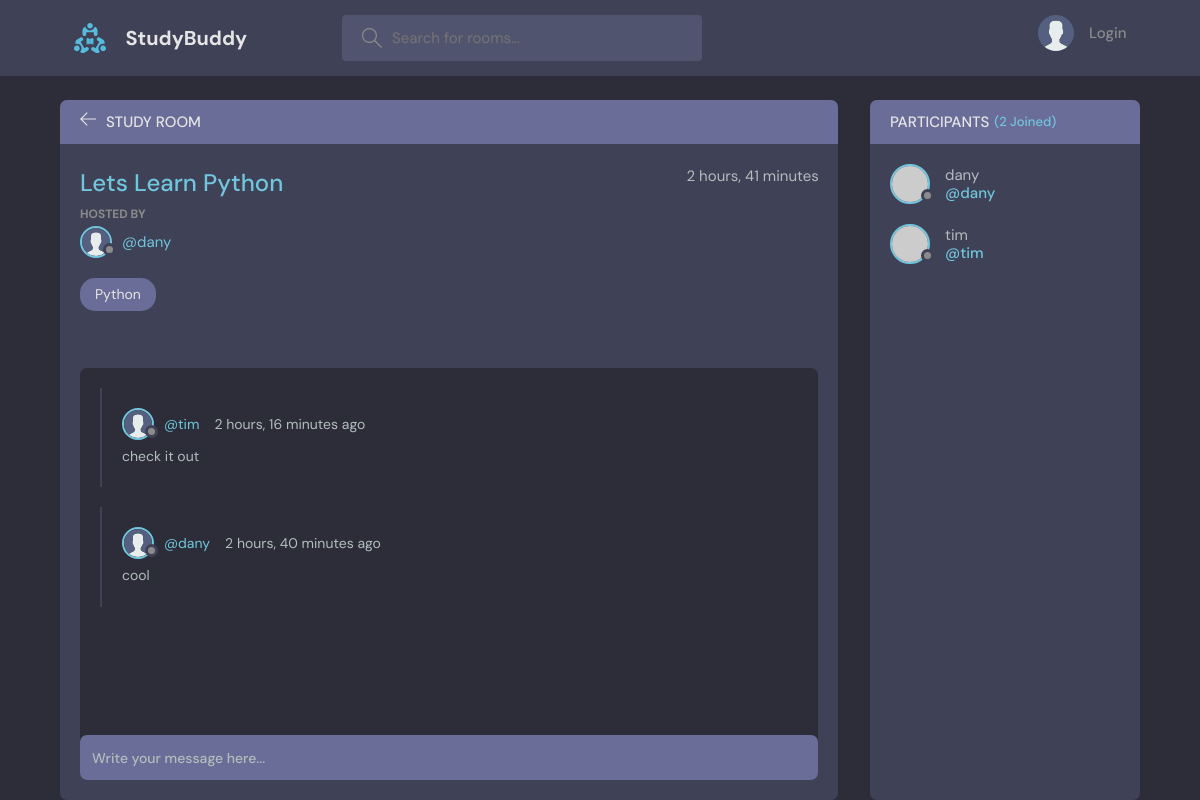
The page /room/1/ on the database its author committed.
### base/models.py (models this page shows, shortened)
class Room(models.Model):
    host = models.ForeignKey(User, on_delete=models.SET_NULL, null=True)
    topic = models.ForeignKey(Topic, on_delete=models.SET_NULL, null=True)
    name = models.CharField(max_length=200)
    description = models.TextField(null=True, blank=True)
    participants = models.ManyToManyField(User, related_name='participants', blank=True)
    updated = models.DateTimeField(auto_now=True)
    created = models.DateTimeField(auto_now_add=True)
    class Meta:
        ordering = ['-updated', '-created']

class User(AbstractUser):
    name = models.CharField(max_length=200, null=True)
    email = models.EmailField(unique=True, null=True)
    bio = models.TextField(null=True)
    avatar = models.ImageField(null=True, default="avatar.svg")
    USERNAME_FIELD = 'email'
    REQUIRED_FIELDS = []

class Topic(models.Model):
    name = models.CharField(max_length=200)
    def __str__(self):
        return self.name

class Message(models.Model):
    user = models.ForeignKey(User, on_delete=models.CASCADE)
    room = models.ForeignKey(Room, on_delete=models.CASCADE)
    body = models.TextField()
    updated = models.DateTimeField(auto_now=True)
    created = models.DateTimeField(auto_now_add=True)
    class Meta:
        ordering = ['-updated', '-created']

### base/views.py (the view, shortened to what this page needs)
# urls.py: path('room/<str:pk>/', views.room, name='room'),
def room(request, pk):
    room = Room.objects.get(id=pk)
    room_messages = room.message_set.all()
    participants = room.participants.all()
    context = {'room': room, 'room_messages': room_messages, 'participants': participants}
    return render(request, 'base/room.html', context)

### base/templates/base/room.html (shortened to what this page needs)
{% extends "main.html" %}
{% block content %}
    <main class="profile-page layout layout--2">
      <div class="container">
        <div class="room">
          <div class="room__top">
            <div class="room__topLeft">
              <a href="{%url 'home'%}">
                <svg version="1.1" xmlns="http://www.w3.org/2000/svg" width="32" height="32" viewBox="0 0 32 32">
                  <title>arrow-left</title>
                  <path
                    d="M13.723 2.286l-13.723 13.714 13.719 13.714 1.616-1.611-10.96-10.96h27.625v-2.286h-27.625l10.965-10.965-1.616-1.607z"
                  ></path>
                </svg>
              </a>
              <h3>Study Room</h3>
            </div>
          </div>
          <div class="room__box scroll">
            <div class="room__header scroll">
              <div class="room__info">
                <h3>{{room.name}}</h3>
                <span>{{room.created|timesince}}</span>
              </div>
              <div class="room__hosted">
                <p>Hosted By</p>
                <a href="{% url 'user-profile' room.host.id %}" class="room__author">
                  <div class="avatar avatar--small">
                    <img src="{{room.host.avatar.url}}" />
                  </div>
                  <span>@{{room.host.username}}</span>
                </a>
              </div>
              <span class="room__topics">{{room.topic}}</span>
            </div>
            <div class="room__conversation">
              <div class="threads scroll">
                {% for message in room_messages %}
                <div class="thread">
                  <div class="thread__top">
                    <div class="thread__author">
                      <a href="{% url 'user-profile' message.user.id %}" class="thread__authorInfo">
                        <div class="avatar avatar--small">
                          <img src="{{room.host.avatar.url}}" />
                        </div>
                        <span>@{{message.user.username}}</span>
                      </a>
                      <span class="thread__date">{{message.created|timesince}} ago</span>
                    </div>
                  </div>
                  <div class="thread__details">
                    {{message.body}}
                  </div>
                </div>
                {% endfor %}
              </div>
            </div>
          </div>
          <div class="room__message">
            <form action="" method="post">
              <input name="body" placeholder="Write your message here..." /></form>
          </div>
        </div>
        <div class="participants">
          <h3 class="participants__top">Participants <span>({{participants.count}} Joined)</span></h3>
          <div class="participants__list scroll">
            {% for user in participants %}
            <a href="{% url 'user-profile' user.id %}" class="participant">
              <div class="avatar avatar--medium">
                <img src="https://randomuser.me/api/portraits/men/37.jpg" />
              </div>
              <p>
                {{user.username}}
                <span>@{{user.username}}</span>
              </p>
            </a>
            {% endfor %}
          </div>
        </div>
      </div>
    </main>
    {% endblock content %}

### rows shown on the page
Room: name "Lets Learn Python", created "2 hours, 41 minutes", host.avatar (placeholder picture), host.username "dany", topic "Python"
Message: host.avatar (placeholder picture), user.username "tim", created "2 hours, 16 minutes", body "check it out"
Message: host.avatar (placeholder picture), user.username "dany", created "2 hours, 40 minutes", body "cool"
User: username "dany"
User: username "tim"

### other values the page prints
{{ participants.count }} "2"
